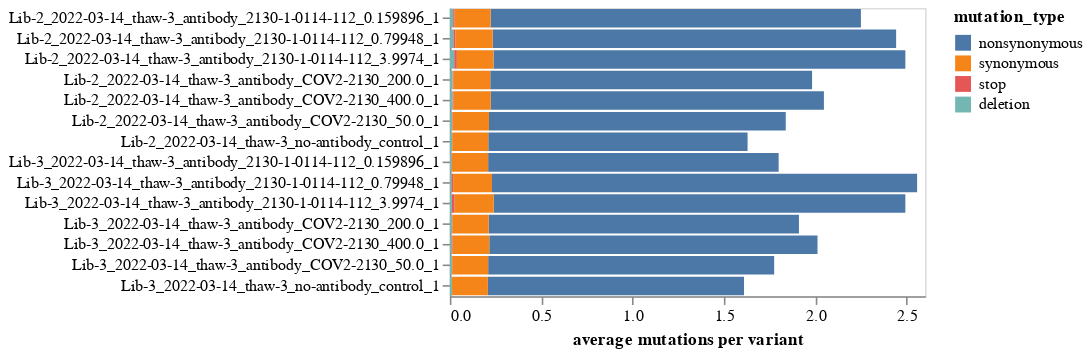

The code cell stored with this chart in its notebook:
### Code cell
mut_types_sort = avg_muts["mutation_type"].unique().tolist()

mut_type_selection = alt.selection_point(fields=["mutation_type"], bind="legend")

# we can remove exclude_after_counts from selections as we've now removed it
selections = [
    s for (s, c) in zip(selections, selection_cols) if c != "exclude_after_counts"
]

avg_muts_chart = (
    alt.Chart(
        avg_muts.assign(
            order=lambda x: x["mutation_type"].map(lambda m: mut_types_sort.index(m))
        ),
    )
    .encode(
        x=alt.X(
            "number",
            title="average mutations per variant",
            axis=alt.Axis(grid=False),
        ),
        y=alt.Y(
            "library_sample",
            title=None,
        ),
        color=alt.Color(
            "mutation_type",
            scale=alt.Scale(domain=mut_types_sort),
        ),
        order=alt.Order("order", sort="descending"),
        tooltip=[
            alt.Tooltip(c, format=".3g") if c in ["count", "number"] else c
            for c in avg_muts.columns
            if c != "library_sample"
        ],
    )
    .mark_bar()
    .properties(height=alt.Step(13), width=300)
    .configure_axis(labelLimit=500)
    .add_params(mut_type_selection, *selections)
    .transform_filter(mut_type_selection)
)

for selection in selections:
    avg_muts_chart = avg_muts_chart.transform_filter(selection)

avg_muts_chart

### Figure 1 — Vega-Lite specification as saved in the notebook (floating-point values rounded to 4 significant figures)
{"config": {"view": {"continuousWidth": 300, "continuousHeight": 300}, "axis": {"labelLimit": 500}}, "data": {"name": "data-b4f57ec15ee1ba96555eb48937c822fd"}, "mark": "bar", "encoding": {"color": {"field": "mutation_type", "scale": {"domain": ["nonsynonymous", "synonymous", "stop", "deletion"]}, "type": "nominal"}, "order": {"field": "order", "sort": "descending", "type": "quantitative"}, "tooltip": [{"field": "library", "type": "nominal"}, {"field": "sample", "type": "nominal"}, {"field": "mutation_type", "type": "nominal"}, {"field": "number", "format": ".3g", "type": "quantitative"}, {"field": "date", "type": "nominal"}, {"field": "virus_batch", "type": "nominal"}, {"field": "sample_type", "type": "nominal"}, {"field": "antibody", "type": "nominal"}, {"field": "replicate", "type": "quantitative"}], "x": {"axis": {"grid": false}, "field": "number", "title": "average mutations per variant", "type": "quantitative"}, "y": {"field": "library_sample", "title": null, "type": "nominal"}}, "height": {"step": 13}, "params": [{"name": "param_10", "select": {"type": "point", "fields": ["mutation_type"]}, "bind": "legend"}, {"name": "param_2", "select": {"type": "point", "fields": ["antibody"]}, "bind": {"input": "select", "options": [null, "COV2-2130", "2130-1-0114-112"], "labels": ["all", "COV2-2130", "2130-1-0114-112"], "name": "antibody"}}, {"name": "param_3", "select": {"type": "point", "fields": ["virus_batch"]}, "bind": {"input": "select", "options": [null, "thaw-3"], "labels": ["all", "thaw-3"], "name": "virus_batch"}}, {"name": "param_4", "select": {"type": "point", "fields": ["sample_type"]}, "bind": {"input": "select", "options": [null, "no-antibody_control", "antibody"], "labels": ["all", "no-antibody_control", "antibody"], "name": "sample_type"}}, {"name": "param_5", "select": {"type": "point", "fields": ["date"]}, "bind": {"input": "select", "options": [null, "2022-03-14"], "labels": ["all", "2022-03-14"], "name": "date"}}, {"name": "param_6", "select": {"type": "point", "fields": ["library"]}, "bind": {"input": "select", "options": [null, "Lib-2", "Lib-3"], "labels": ["all", "Lib-2", "Lib-3"], "name": "library"}}], "transform": [{"filter": {"param": "param_10"}}, {"filter": {"param": "param_2"}}, {"filter": {"param": "param_3"}}, {"filter": {"param": "param_4"}}, {"filter": {"param": "param_5"}}, {"filter": {"param": "param_6"}}], "width": 300, "$schema": "https://vega.github.io/schema/vega-lite/v5.2.0.json", "datasets": {"data-b4f57ec15ee1ba96555eb48937c822fd": [{"library": "Lib-2", "sample": "2022-03-14_thaw-3_no-antibody_control_1", "mutation_type": "nonsynonymous", "number": 1.419, "date": "2022-03-14", "virus_batch": "thaw-3", "sample_type": "no-antibody_control", "antibody": null, "replicate": 1, "library_sample": "Lib-2_2022-03-14_thaw-3_no-antibody_control_1", "order": 0}, {"library": "Lib-2", "sample": "2022-03-14_thaw-3_no-antibody_control_1", "mutation_type": "synonymous", "number": 0.1971, "date": "2022-03-14", "virus_batch": "thaw-3", "sample_type": "no-antibody_control", "antibody": null, "replicate": 1, "library_sample": "Lib-2_2022-03-14_thaw-3_no-antibody_control_1", "order": 1}, {"library": "Lib-2", "sample": "2022-03-14_thaw-3_no-antibody_control_1", "mutation_type": "stop", "number": 0.001219, "date": "2022-03-14", "virus_batch": "thaw-3", "sample_type": "no-antibody_control", "antibody": null, "replicate": 1, "library_sample": "Lib-2_2022-03-14_thaw-3_no-antibody_control_1", "order": 2}, {"library": "Lib-2", "sample": "2022-03-14_thaw-3_no-antibody_control_1", "mutation_type": "deletion", "number": 0.01188, "date": "2022-03-14", "virus_batch": "thaw-3", "sample_type": "no-antibody_control", "antibody": null, "replicate": 1, "library_sample": "Lib-2_2022-03-14_thaw-3_no-antibody_control_1", "order": 3}, {"library": "Lib-2", "sample": "2022-03-14_thaw-3_antibody_COV2-2130_50.0_1", "mutation_type": "nonsynonymous", "number": 1.624, "date": "2022-03-14", "virus_batch": "thaw-3", "sample_type": "antibody", "antibody": "COV2-2130", "replicate": 1, "library_sample": "Lib-2_2022-03-14_thaw-3_antibody_COV2-2130_50.0_1", "order": 0}, {"library": "Lib-2", "sample": "2022-03-14_thaw-3_antibody_COV2-2130_50.0_1", "mutation_type": "synonymous", "number": 0.1995, "date": "2022-03-14", "virus_batch": "thaw-3", "sample_type": "antibody", "antibody": "COV2-2130", "replicate": 1, "library_sample": "Lib-2_2022-03-14_thaw-3_antibody_COV2-2130_50.0_1", "order": 1}, {"library": "Lib-2", "sample": "2022-03-14_thaw-3_antibody_COV2-2130_50.0_1", "mutation_type": "stop", "number": 0.002552, "date": "2022-03-14", "virus_batch": "thaw-3", "sample_type": "antibody", "antibody": "COV2-2130", "replicate": 1, "library_sample": "Lib-2_2022-03-14_thaw-3_antibody_COV2-2130_50.0_1", "order": 2}, {"library": "Lib-2", "sample": "2022-03-14_thaw-3_antibody_COV2-2130_50.0_1", "mutation_type": "deletion", "number": 0.01205, "date": "2022-03-14", "virus_batch": "thaw-3", "sample_type": "antibody", "antibody": "COV2-2130", "replicate": 1, "library_sample": "Lib-2_2022-03-14_thaw-3_antibody_COV2-2130_50.0_1", "order": 3}, {"library": "Lib-2", "sample": "2022-03-14_thaw-3_antibody_COV2-2130_200.0_1", "mutation_type": "nonsynonymous", "number": 1.761, "date": "2022-03-14", "virus_batch": "thaw-3", "sample_type": "antibody", "antibody": "COV2-2130", "replicate": 1, "library_sample": "Lib-2_2022-03-14_thaw-3_antibody_COV2-2130_200.0_1", "order": 0}, {"library": "Lib-2", "sample": "2022-03-14_thaw-3_antibody_COV2-2130_200.0_1", "mutation_type": "synonymous", "number": 0.2024, "date": "2022-03-14", "virus_batch": "thaw-3", "sample_type": "antibody", "antibody": "COV2-2130", "replicate": 1, "library_sample": "Lib-2_2022-03-14_thaw-3_antibody_COV2-2130_200.0_1", "order": 1}, {"library": "Lib-2", "sample": "2022-03-14_thaw-3_antibody_COV2-2130_200.0_1", "mutation_type": "stop", "number": 0.004678, "date": "2022-03-14", "virus_batch": "thaw-3", "sample_type": "antibody", "antibody": "COV2-2130", "replicate": 1, "library_sample": "Lib-2_2022-03-14_thaw-3_antibody_COV2-2130_200.0_1", "order": 2}, {"library": "Lib-2", "sample": "2022-03-14_thaw-3_antibody_COV2-2130_200.0_1", "mutation_type": "deletion", "number": 0.01412, "date": "2022-03-14", "virus_batch": "thaw-3", "sample_type": "antibody", "antibody": "COV2-2130", "replicate": 1, "library_sample": "Lib-2_2022-03-14_thaw-3_antibody_COV2-2130_200.0_1", "order": 3}, {"library": "Lib-2", "sample": "2022-03-14_thaw-3_antibody_COV2-2130_400.0_1", "mutation_type": "nonsynonymous", "number": 1.823, "date": "2022-03-14", "virus_batch": "thaw-3", "sample_type": "antibody", "antibody": "COV2-2130", "replicate": 1, "library_sample": "Lib-2_2022-03-14_thaw-3_antibody_COV2-2130_400.0_1", "order": 0}, {"library": "Lib-2", "sample": "2022-03-14_thaw-3_antibody_COV2-2130_400.0_1", "mutation_type": "synonymous", "number": 0.2041, "date": "2022-03-14", "virus_batch": "thaw-3", "sample_type": "antibody", "antibody": "COV2-2130", "replicate": 1, "library_sample": "Lib-2_2022-03-14_thaw-3_antibody_COV2-2130_400.0_1", "order": 1}, {"library": "Lib-2", "sample": "2022-03-14_thaw-3_antibody_COV2-2130_400.0_1", "mutation_type": "stop", "number": 0.006032, "date": "2022-03-14", "virus_batch": "thaw-3", "sample_type": "antibody", "antibody": "COV2-2130", "replicate": 1, "library_sample": "Lib-2_2022-03-14_thaw-3_antibody_COV2-2130_400.0_1", "order": 2}, {"library": "Lib-2", "sample": "2022-03-14_thaw-3_antibody_COV2-2130_400.0_1", "mutation_type": "deletion", "number": 0.01386, "date": "2022-03-14", "virus_batch": "thaw-3", "sample_type": "antibody", "antibody": "COV2-2130", "replicate": 1, "library_sample": "Lib-2_2022-03-14_thaw-3_antibody_COV2-2130_400.0_1", "order": 3}, {"library": "Lib-2", "sample": "2022-03-14_thaw-3_antibody_2130-1-0114-112_0.159896_1", "mutation_type": "nonsynonymous", "number": 2.026, "date": "2022-03-14", "virus_batch": "thaw-3", "sample_type": "antibody", "antibody": "2130-1-0114-112", "replicate": 1, "library_sample": "Lib-2_2022-03-14_thaw-3_antibody_2130-1-0114-112_0.159896_1", "order": 0}, {"library": "Lib-2", "sample": "2022-03-14_thaw-3_antibody_2130-1-0114-112_0.159896_1", "mutation_type": "synonymous", "number": 0.1977, "date": "2022-03-14", "virus_batch": "thaw-3", "sample_type": "antibody", "antibody": "2130-1-0114-112", "replicate": 1, "library_sample": "Lib-2_2022-03-14_thaw-3_antibody_2130-1-0114-112_0.159896_1", "order": 1}, {"library": "Lib-2", "sample": "2022-03-14_thaw-3_antibody_2130-1-0114-112_0.159896_1", "mutation_type": "stop", "number": 0.007666, "date": "2022-03-14", "virus_batch": "thaw-3", "sample_type": "antibody", "antibody": "2130-1-0114-112", "replicate": 1, "library_sample": "Lib-2_2022-03-14_thaw-3_antibody_2130-1-0114-112_0.159896_1", "order": 2}, {"library": "Lib-2", "sample": "2022-03-14_thaw-3_antibody_2130-1-0114-112_0.159896_1", "mutation_type": "deletion", "number": 0.01788, "date": "2022-03-14", "virus_batch": "thaw-3", "sample_type": "antibody", "antibody": "2130-1-0114-112", "replicate": 1, "library_sample": "Lib-2_2022-03-14_thaw-3_antibody_2130-1-0114-112_0.159896_1", "order": 3}, {"library": "Lib-2", "sample": "2022-03-14_thaw-3_antibody_2130-1-0114-112_0.79948_1", "mutation_type": "nonsynonymous", "number": 2.207, "date": "2022-03-14", "virus_batch": "thaw-3", "sample_type": "antibody", "antibody": "2130-1-0114-112", "replicate": 1, "library_sample": "Lib-2_2022-03-14_thaw-3_antibody_2130-1-0114-112_0.79948_1", "order": 0}, {"library": "Lib-2", "sample": "2022-03-14_thaw-3_antibody_2130-1-0114-112_0.79948_1", "mutation_type": "synonymous", "number": 0.2042, "date": "2022-03-14", "virus_batch": "thaw-3", "sample_type": "antibody", "antibody": "2130-1-0114-112", "replicate": 1, "library_sample": "Lib-2_2022-03-14_thaw-3_antibody_2130-1-0114-112_0.79948_1", "order": 1}, {"library": "Lib-2", "sample": "2022-03-14_thaw-3_antibody_2130-1-0114-112_0.79948_1", "mutation_type": "stop", "number": 0.01128, "date": "2022-03-14", "virus_batch": "thaw-3", "sample_type": "antibody", "antibody": "2130-1-0114-112", "replicate": 1, "library_sample": "Lib-2_2022-03-14_thaw-3_antibody_2130-1-0114-112_0.79948_1", "order": 2}, {"library": "Lib-2", "sample": "2022-03-14_thaw-3_antibody_2130-1-0114-112_0.79948_1", "mutation_type": "deletion", "number": 0.01884, "date": "2022-03-14", "virus_batch": "thaw-3", "sample_type": "antibody", "antibody": "2130-1-0114-112", "replicate": 1, "library_sample": "Lib-2_2022-03-14_thaw-3_antibody_2130-1-0114-112_0.79948_1", "order": 3}, {"library": "Lib-2", "sample": "2022-03-14_thaw-3_antibody_2130-1-0114-112_3.9974_1", "mutation_type": "nonsynonymous", "number": 2.253, "date": "2022-03-14", "virus_batch": "thaw-3", "sample_type": "antibody", "antibody": "2130-1-0114-112", "replicate": 1, "library_sample": "Lib-2_2022-03-14_thaw-3_antibody_2130-1-0114-112_3.9974_1", "order": 0}, {"library": "Lib-2", "sample": "2022-03-14_thaw-3_antibody_2130-1-0114-112_3.9974_1", "mutation_type": "synonymous", "number": 0.2006, "date": "2022-03-14", "virus_batch": "thaw-3", "sample_type": "antibody", "antibody": "2130-1-0114-112", "replicate": 1, "library_sample": "Lib-2_2022-03-14_thaw-3_antibody_2130-1-0114-112_3.9974_1", "order": 1}, {"library": "Lib-2", "sample": "2022-03-14_thaw-3_antibody_2130-1-0114-112_3.9974_1", "mutation_type": "stop", "number": 0.01449, "date": "2022-03-14", "virus_batch": "thaw-3", "sample_type": "antibody", "antibody": "2130-1-0114-112", "replicate": 1, "library_sample": "Lib-2_2022-03-14_thaw-3_antibody_2130-1-0114-112_3.9974_1", "order": 2}, {"library": "Lib-2", "sample": "2022-03-14_thaw-3_antibody_2130-1-0114-112_3.9974_1", "mutation_type": "deletion", "number": 0.02375, "date": "2022-03-14", "virus_batch": "thaw-3", "sample_type": "antibody", "antibody": "2130-1-0114-112", "replicate": 1, "library_sample": "Lib-2_2022-03-14_thaw-3_antibody_2130-1-0114-112_3.9974_1", "order": 3}, {"library": "Lib-3", "sample": "2022-03-14_thaw-3_no-antibody_control_1", "mutation_type": "nonsynonymous", "number": 1.401, "date": "2022-03-14", "virus_batch": "thaw-3", "sample_type": "no-antibody_control", "antibody": null, "replicate": 1, "library_sample": "Lib-3_2022-03-14_thaw-3_no-antibody_control_1", "order": 0}, {"library": "Lib-3", "sample": "2022-03-14_thaw-3_no-antibody_control_1", "mutation_type": "synonymous", "number": 0.1961, "date": "2022-03-14", "virus_batch": "thaw-3", "sample_type": "no-antibody_control", "antibody": null, "replicate": 1, "library_sample": "Lib-3_2022-03-14_thaw-3_no-antibody_control_1", "order": 1}, {"library": "Lib-3", "sample": "2022-03-14_thaw-3_no-antibody_control_1", "mutation_type": "stop", "number": 0.00125, "date": "2022-03-14", "virus_batch": "thaw-3", "sample_type": "no-antibody_control", "antibody": null, "replicate": 1, "library_sample": "Lib-3_2022-03-14_thaw-3_no-antibody_control_1", "order": 2}, {"library": "Lib-3", "sample": "2022-03-14_thaw-3_no-antibody_control_1", "mutation_type": "deletion", "number": 0.01075, "date": "2022-03-14", "virus_batch": "thaw-3", "sample_type": "no-antibody_control", "antibody": null, "replicate": 1, "library_sample": "Lib-3_2022-03-14_thaw-3_no-antibody_control_1", "order": 3}, {"library": "Lib-3", "sample": "2022-03-14_thaw-3_antibody_COV2-2130_50.0_1", "mutation_type": "nonsynonymous", "number": 1.565, "date": "2022-03-14", "virus_batch": "thaw-3", "sample_type": "antibody", "antibody": "COV2-2130", "replicate": 1, "library_sample": "Lib-3_2022-03-14_thaw-3_antibody_COV2-2130_50.0_1", "order": 0}, {"library": "Lib-3", "sample": "2022-03-14_thaw-3_antibody_COV2-2130_50.0_1", "mutation_type": "synonymous", "number": 0.1964, "date": "2022-03-14", "virus_batch": "thaw-3", "sample_type": "antibody", "antibody": "COV2-2130", "replicate": 1, "library_sample": "Lib-3_2022-03-14_thaw-3_antibody_COV2-2130_50.0_1", "order": 1}, {"library": "Lib-3", "sample": "2022-03-14_thaw-3_antibody_COV2-2130_50.0_1", "mutation_type": "stop", "number": 0.002597, "date": "2022-03-14", "virus_batch": "thaw-3", "sample_type": "antibody", "antibody": "COV2-2130", "replicate": 1, "library_sample": "Lib-3_2022-03-14_thaw-3_antibody_COV2-2130_50.0_1", "order": 2}, {"library": "Lib-3", "sample": "2022-03-14_thaw-3_antibody_COV2-2130_50.0_1", "mutation_type": "deletion", "number": 0.01052, "date": "2022-03-14", "virus_batch": "thaw-3", "sample_type": "antibody", "antibody": "COV2-2130", "replicate": 1, "library_sample": "Lib-3_2022-03-14_thaw-3_antibody_COV2-2130_50.0_1", "order": 3}, {"library": "Lib-3", "sample": "2022-03-14_thaw-3_antibody_COV2-2130_200.0_1", "mutation_type": "nonsynonymous", "number": 1.697, "date": "2022-03-14", "virus_batch": "thaw-3", "sample_type": "antibody", "antibody": "COV2-2130", "replicate": 1, "library_sample": "Lib-3_2022-03-14_thaw-3_antibody_COV2-2130_200.0_1", "order": 0}, {"library": "Lib-3", "sample": "2022-03-14_thaw-3_antibody_COV2-2130_200.0_1", "mutation_type": "synonymous", "number": 0.1986, "date": "2022-03-14", "virus_batch": "thaw-3", "sample_type": "antibody", "antibody": "COV2-2130", "replicate": 1, "library_sample": "Lib-3_2022-03-14_thaw-3_antibody_COV2-2130_200.0_1", "order": 1}, {"library": "Lib-3", "sample": "2022-03-14_thaw-3_antibody_COV2-2130_200.0_1", "mutation_type": "stop", "number": 0.004025, "date": "2022-03-14", "virus_batch": "thaw-3", "sample_type": "antibody", "antibody": "COV2-2130", "replicate": 1, "library_sample": "Lib-3_2022-03-14_thaw-3_antibody_COV2-2130_200.0_1", "order": 2}, {"library": "Lib-3", "sample": "2022-03-14_thaw-3_antibody_COV2-2130_200.0_1", "mutation_type": "deletion", "number": 0.009996, "date": "2022-03-14", "virus_batch": "thaw-3", "sample_type": "antibody", "antibody": "COV2-2130", "replicate": 1, "library_sample": "Lib-3_2022-03-14_thaw-3_antibody_COV2-2130_200.0_1", "order": 3}, {"library": "Lib-3", "sample": "2022-03-14_thaw-3_antibody_COV2-2130_400.0_1", "mutation_type": "nonsynonymous", "number": 1.796, "date": "2022-03-14", "virus_batch": "thaw-3", "sample_type": "antibody", "antibody": "COV2-2130", "replicate": 1, "library_sample": "Lib-3_2022-03-14_thaw-3_antibody_COV2-2130_400.0_1", "order": 0}, {"library": "Lib-3", "sample": "2022-03-14_thaw-3_antibody_COV2-2130_400.0_1", "mutation_type": "synonymous", "number": 0.2011, "date": "2022-03-14", "virus_batch": "thaw-3", "sample_type": "antibody", "antibody": "COV2-2130", "replicate": 1, "library_sample": "Lib-3_2022-03-14_thaw-3_antibody_COV2-2130_400.0_1", "order": 1}, {"library": "Lib-3", "sample": "2022-03-14_thaw-3_antibody_COV2-2130_400.0_1", "mutation_type": "stop", "number": 0.005737, "date": "2022-03-14", "virus_batch": "thaw-3", "sample_type": "antibody", "antibody": "COV2-2130", "replicate": 1, "library_sample": "Lib-3_2022-03-14_thaw-3_antibody_COV2-2130_400.0_1", "order": 2}, {"library": "Lib-3", "sample": "2022-03-14_thaw-3_antibody_COV2-2130_400.0_1", "mutation_type": "deletion", "number": 0.009069, "date": "2022-03-14", "virus_batch": "thaw-3", "sample_type": "antibody", "antibody": "COV2-2130", "replicate": 1, "library_sample": "Lib-3_2022-03-14_thaw-3_antibody_COV2-2130_400.0_1", "order": 3}, {"library": "Lib-3", "sample": "2022-03-14_thaw-3_antibody_2130-1-0114-112_0.159896_1", "mutation_type": "nonsynonymous", "number": 1.59, "date": "2022-03-14", "virus_batch": "thaw-3", "sample_type": "antibody", "antibody": "2130-1-0114-112", "replicate": 1, "library_sample": "Lib-3_2022-03-14_thaw-3_antibody_2130-1-0114-112_0.159896_1", "order": 0}, {"library": "Lib-3", "sample": "2022-03-14_thaw-3_antibody_2130-1-0114-112_0.159896_1", "mutation_type": "synonymous", "number": 0.1976, "date": "2022-03-14", "virus_batch": "thaw-3", "sample_type": "antibody", "antibody": "2130-1-0114-112", "replicate": 1, "library_sample": "Lib-3_2022-03-14_thaw-3_antibody_2130-1-0114-112_0.159896_1", "order": 1}, {"library": "Lib-3", "sample": "2022-03-14_thaw-3_antibody_2130-1-0114-112_0.159896_1", "mutation_type": "stop", "number": 0.002725, "date": "2022-03-14", "virus_batch": "thaw-3", "sample_type": "antibody", "antibody": "2130-1-0114-112", "replicate": 1, "library_sample": "Lib-3_2022-03-14_thaw-3_antibody_2130-1-0114-112_0.159896_1", "order": 2}, {"library": "Lib-3", "sample": "2022-03-14_thaw-3_antibody_2130-1-0114-112_0.159896_1", "mutation_type": "deletion", "number": 0.00911, "date": "2022-03-14", "virus_batch": "thaw-3", "sample_type": "antibody", "antibody": "2130-1-0114-112", "replicate": 1, "library_sample": "Lib-3_2022-03-14_thaw-3_antibody_2130-1-0114-112_0.159896_1", "order": 3}, {"library": "Lib-3", "sample": "2022-03-14_thaw-3_antibody_2130-1-0114-112_0.79948_1", "mutation_type": "nonsynonymous", "number": 2.326, "date": "2022-03-14", "virus_batch": "thaw-3", "sample_type": "antibody", "antibody": "2130-1-0114-112", "replicate": 1, "library_sample": "Lib-3_2022-03-14_thaw-3_antibody_2130-1-0114-112_0.79948_1", "order": 0}, {"library": "Lib-3", "sample": "2022-03-14_thaw-3_antibody_2130-1-0114-112_0.79948_1", "mutation_type": "synonymous", "number": 0.2126, "date": "2022-03-14", "virus_batch": "thaw-3", "sample_type": "antibody", "antibody": "2130-1-0114-112", "replicate": 1, "library_sample": "Lib-3_2022-03-14_thaw-3_antibody_2130-1-0114-112_0.79948_1", "order": 1}, {"library": "Lib-3", "sample": "2022-03-14_thaw-3_antibody_2130-1-0114-112_0.79948_1", "mutation_type": "stop", "number": 0.009296, "date": "2022-03-14", "virus_batch": "thaw-3", "sample_type": "antibody", "antibody": "2130-1-0114-112", "replicate": 1, "library_sample": "Lib-3_2022-03-14_thaw-3_antibody_2130-1-0114-112_0.79948_1", "order": 2}, {"library": "Lib-3", "sample": "2022-03-14_thaw-3_antibody_2130-1-0114-112_0.79948_1", "mutation_type": "deletion", "number": 0.008687, "date": "2022-03-14", "virus_batch": "thaw-3", "sample_type": "antibody", "antibody": "2130-1-0114-112", "replicate": 1, "library_sample": "Lib-3_2022-03-14_thaw-3_antibody_2130-1-0114-112_0.79948_1", "order": 3}, {"library": "Lib-3", "sample": "2022-03-14_thaw-3_antibody_2130-1-0114-112_3.9974_1", "mutation_type": "nonsynonymous", "number": 2.252, "date": "2022-03-14", "virus_batch": "thaw-3", "sample_type": "antibody", "antibody": "2130-1-0114-112", "replicate": 1, "library_sample": "Lib-3_2022-03-14_thaw-3_antibody_2130-1-0114-112_3.9974_1", "order": 0}, {"library": "Lib-3", "sample": "2022-03-14_thaw-3_antibody_2130-1-0114-112_3.9974_1", "mutation_type": "synonymous", "number": 0.2146, "date": "2022-03-14", "virus_batch": "thaw-3", "sample_type": "antibody", "antibody": "2130-1-0114-112", "replicate": 1, "library_sample": "Lib-3_2022-03-14_thaw-3_antibody_2130-1-0114-112_3.9974_1", "order": 1}, {"library": "Lib-3", "sample": "2022-03-14_thaw-3_antibody_2130-1-0114-112_3.9974_1", "mutation_type": "stop", "number": 0.01413, "date": "2022-03-14", "virus_batch": "thaw-3", "sample_type": "antibody", "antibody": "2130-1-0114-112", "replicate": 1, "library_sample": "Lib-3_2022-03-14_thaw-3_antibody_2130-1-0114-112_3.9974_1", "order": 2}, {"library": "Lib-3", "sample": "2022-03-14_thaw-3_antibody_2130-1-0114-112_3.9974_1", "mutation_type": "deletion", "number": 0.01125, "date": "2022-03-14", "virus_batch": "thaw-3", "sample_type": "antibody", "antibody": "2130-1-0114-112", "replicate": 1, "library_sample": "Lib-3_2022-03-14_thaw-3_antibody_2130-1-0114-112_3.9974_1", "order": 3}]}}
